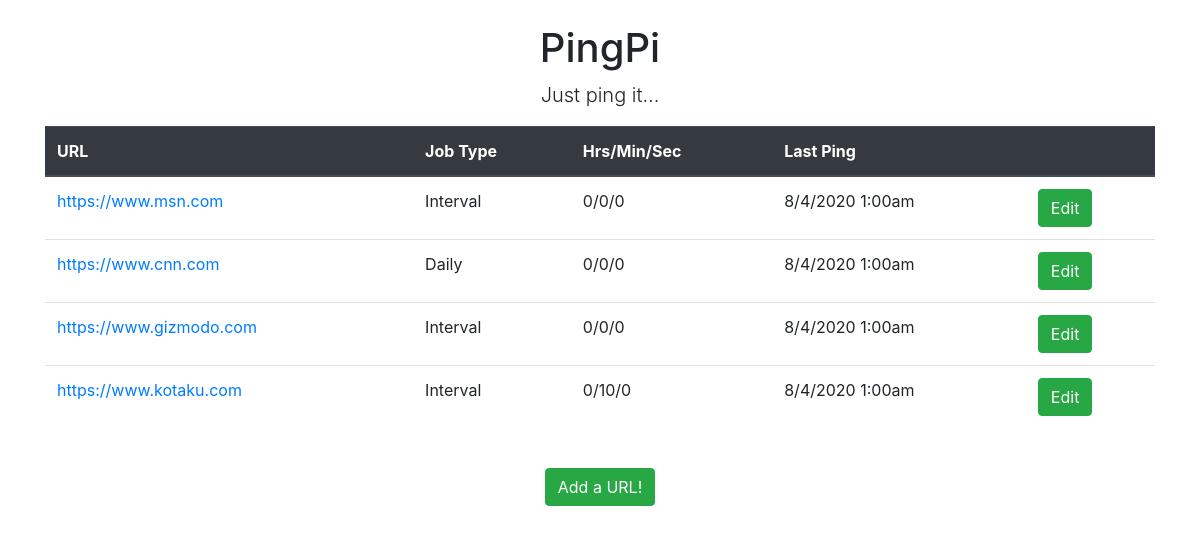
Before: / with the older database file.
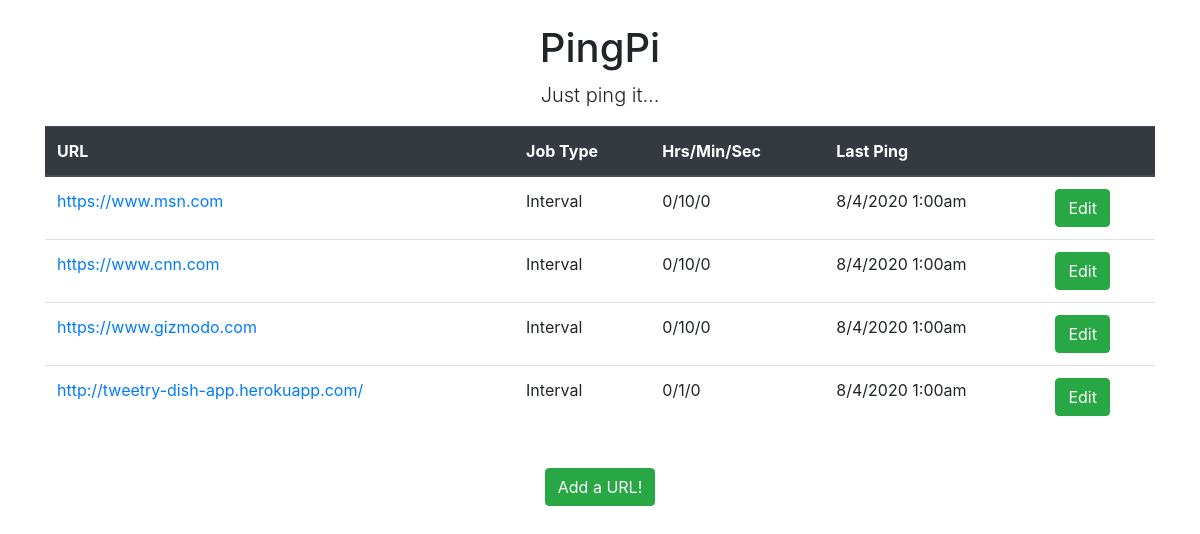
After: the same page with the newer database file.
### application/models.py (models this page shows)
class Website(db.Model):
    id = db.Column(db.Integer(), primary_key=True)
    url = db.Column(db.String(), unique=True, nullable=False)
    job_type = db.Column(db.String(10), nullable=False)
    hours = db.Column(db.Integer(), nullable=False, default=0)
    minutes = db.Column(db.Integer(), nullable=False, default=0)
    seconds = db.Column(db.Integer(), nullable=False, default=0)

### application/routes.py (the view)
@app.route('/')
def index():
    data = {
        'sites' : ping_pi.get_all_websites()
    }
    return render_template('index.html', data=data)

### application/ping_pi.py (called while the page is built)
    def get_all_websites(self):
        query = self.db.session.query(Website).all()
        return query

### application/templates/index.html (shortened to what this page needs)
{% extends 'base.html' %}
{% block content %}
<div class="container">
    <div class="text-center">
        <div class="mt-4">
            <h1 class="text-center">PingPi</h1>
            <p style="font-size: 1.25em; font-weight:300;">Just ping it...</p>
        </div>
    </div>
    {% if data.sites %}
    <div class="table-responsive">
        <table class="table">
            <thead class="thead-dark">
                <tr>
                    <th scope="col">URL</th>
                    <th scope="col">Job Type</th>
                    <th scope="col">Hrs/Min/Sec</th>
                    <th scope="col">Last Ping</th>
                    <th scope="col"></th>
                </tr>
            </thead>
            <tbody>
                {% for site in data.sites %}
                <tr>
                    <td><a href="{{ site.url }}" target="_blank">{{ site.url }}</a></td>
                    {% if site.job_type == 'cron' %}
                    <td>Daily</td>
                    {% elif site.job_type == 'interval' %}
                    <td>Interval</td>
                    {% endif %}
                    <td>{{ site.hours }}/{{ site.minutes }}/{{ site.seconds }}</td>
                    <td>8/4/2020 1:00am</td>
                    <td><button type="button" class="edit-button btn btn-success" data-site-id="{{ site.id }}" data-toggle="modal" data-target="#modal">Edit</button></td>
                </tr>
                {% endfor %}
            </tbody>
        </table>
    </div>
    {% endif %}
    <div class="text-center mt-4">
        <button type="button" class="add-button btn btn-success mx-auto" data-toggle="modal" data-target="#modal">Add a URL!</button>
    </div>
</div>
{% endblock %}

### application/templates/base.html (shortened to what this page needs)
<!doctype html>
<html lang="en">
<head>
    <link rel="stylesheet" href="https://stackpath.bootstrapcdn.com/bootstrap/4.5.0/css/bootstrap.min.css">
    <link rel="stylesheet" href="{{ url_for('static', filename='main.css') }}">
</head>
<body>
    {% block content %}{% endblock %}
</body>
</html>

Changed rows visible on the page:
changed Website "https://www.msn.com": minutes "0" → "10"
changed Website "https://www.cnn.com": minutes "0" → "10"; job_type "Daily" → "Interval"
changed Website "https://www.gizmodo.com": minutes "0" → "10"
changed Website: url "https://www.kotaku.com" → "http://tweetry-dish-app.herokuapp.com/"; minutes "10" → "1"
